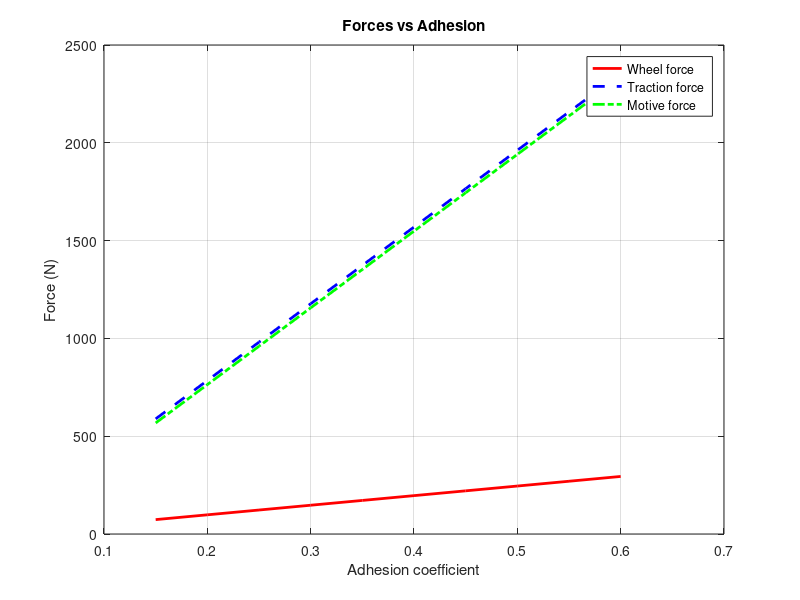
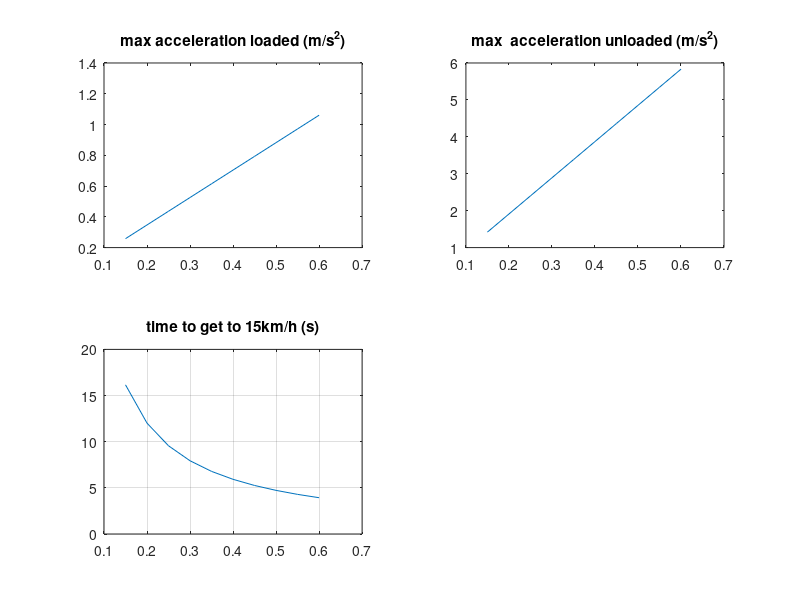
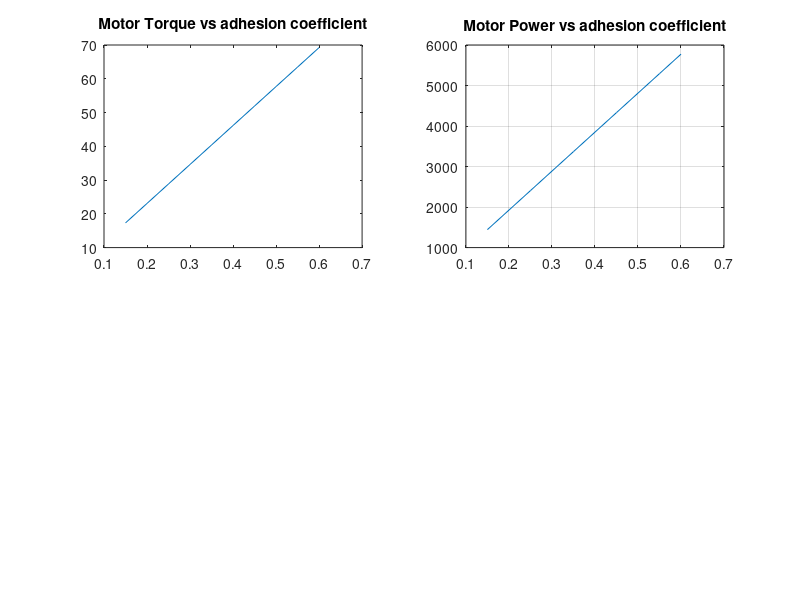

Recreate these plots in MATLAB, in order.
%% Parameters

% Fixed Parameters

max_velocity=4.17; %m/s
adhesion_coeff= 0.15:0.05:0.6; % Lower and Upper bounds of the friction coefficient betwenn the wheels and rails
max_trailing_mass=1800; %kg, specified in technical specifications
Rolling_coeff=0.004;%Rolling Ressístance coeff
g=9.81; %m/s^2
Aerodynamic_drag=5.1; % N
max_gradient=2; % 

%Variable Parameters

G=2;
loco_mass=400 ; %KG
driven_wheels=8; % 
nr_motors=2;% one motor per bogie
transmission_eff=0.85;%Average value
wheel_radius=0.100; %m - Minimum wheel diameter is 200 mm

%% force calculation

alpha = atan(max_gradient / 100); % gradient angle in radians

% Calculating the maximum values
M_wheel = (loco_mass * g)/driven_wheels;
f_wheel = adhesion_coeff .* M_wheel * cos(alpha);
f_traction = driven_wheels .* f_wheel;

f_drag = Rolling_coeff * (loco_mass) * g * cos(alpha) + Aerodynamic_drag; % Total resistive force
f_motive = f_traction - f_drag;

%% acceleration calculation
max_accel_loaded=f_motive/(loco_mass+max_trailing_mass);
max_accel_unloaded=f_motive/(loco_mass);
time_15kmh=max_velocity./max_accel_loaded;



%% Torque and Power Calculation

motor_torque=2*(f_wheel.*wheel_radius)./0.5./(transmission_eff.*G);
max_motor_speed=max_velocity.*60.*G./(pi*wheel_radius*2); %in rpm's
max_motor_power=(max_motor_speed).*motor_torque*((2*pi)/60);



%% Plots

%forces

plot(adhesion_coeff, f_wheel, 'r-', 'LineWidth', 2)
hold on;
plot(adhesion_coeff, f_traction, 'b--', 'LineWidth', 2)
plot(adhesion_coeff, f_motive, 'g-.', 'LineWidth', 2)
hold off;

legend('Wheel force', 'Traction force', 'Motive force')
xlabel('Adhesion coefficient')
ylabel('Force (N)')
title('Forces vs Adhesion')
grid on;


% accelerations

figure;

subplot(2,2,1);
plot(adhesion_coeff, max_accel_loaded);
title('max acceleration loaded (m/s^2)');

subplot(2,2,2);
plot(adhesion_coeff,max_accel_unloaded);
title('max  acceleration unloaded (m/s^2)');

subplot(2,2,3);
plot(adhesion_coeff, time_15kmh);
title('time to get to 15km/h (s)');

grid on;


% Motor

figure;

subplot(2,2,1);
plot(adhesion_coeff, motor_torque);
title('Motor Torque vs adhesion coefficient');

subplot(2,2,2);
plot(adhesion_coeff,max_motor_power);
title('Motor Power vs adhesion coefficient');

grid on;





